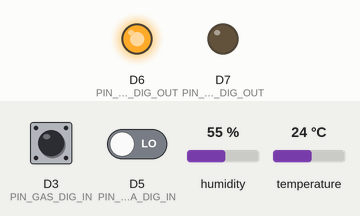
Recording of a sketch running on a simulated ESP8266 (Wemos D1 mini). On the bench: output pins drawn as LEDs (lit = HIGH). The test bench sets the inputs (shaded band); at power-on: temperature 24 °C, humidity 55 %, D3 (PIN_GAS_DIG_IN) HIGH, D5 (PIN_CHAMA_DIG_IN) LOW. WiFi joins after 1.5 s; servers stay silent unless stated; uploads are accepted with an empty reply; what the sketch prints to the serial monitor is not drawn.

Above: at 2.7 s.
2.8 s: temperature set to 39.5 °C
5.1 s: temperature set to 40.6 °C
At 7.6 s:
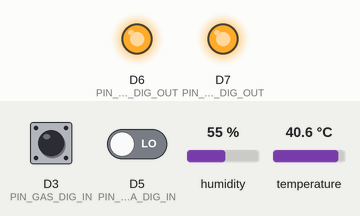
7.9 s: humidity set to 58 %
10.0 s: humidity set to 61 %
At 12.5 s:
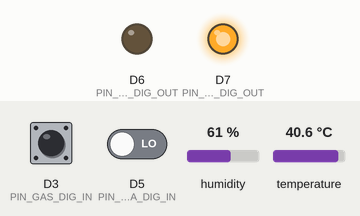
15.2 s: humidity set to 22 %
At 17.3 s:
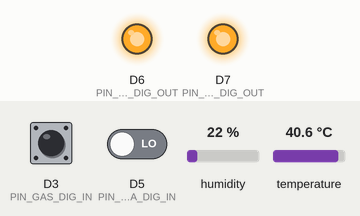
Timing chart, 0 to 18.7 s (numbered marks = the images above; inputs shaded):
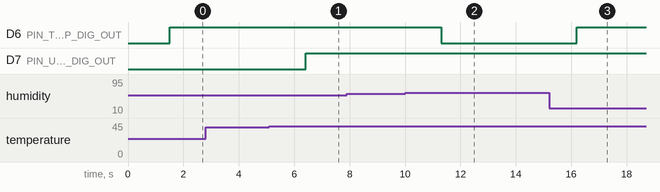

Measured:
- the behaviour switches between 40 and 40.1 °C on temperature (found by bisection; images 0 and 1)
- the behaviour switches between 59 and 60 % on humidity (found by bisection; images 1 and 2)
- after the input at 2.8 s, every drawn part: stays the same
- after the input at 5.1 s, D7 (PIN_UMID_DIG_OUT): LOW → HIGH after 1.3 s
- after the input at 7.9 s, every drawn part: stays the same
- after the input at 10.0 s, D6 (PIN_TEMP_DIG_OUT): HIGH → LOW after 1.3 s
- after the input at 15.2 s, D6 (PIN_TEMP_DIG_OUT): LOW → HIGH after 1.0 s

The sketch:

compilado_wifi_sensores.ino
```cpp
#include "DHT.h"

// definição dos limites dos parâmetros
#define MIN_UMID 60
#define MAX_TEMP 40

// sensor de temperatura e umidade (dht)
#define PIN_TEMP_UMID_ANAG_IN D2
#define PIN_TEMP_DIG_OUT D6
#define PIN_UMID_DIG_OUT D7

DHT dht(PIN_TEMP_UMID_ANAG_IN, DHT22);
int umid_ok = 1;
int temp_ok = 1;

// semsor de gas
#define PIN_GAS_DIG_IN D3
int tem_gas = 0;

// sensor de chama
#define PIN_CHAMA_DIG_IN D5
int tem_chama = 0;


/*
SALAMAKER
Acessando uma página web na rede WiFi com D1 - Wemos - ESP8266 */

#include <ESP8266WiFi.h>
#include <ESP8266HTTPClient.h>
#include <ESP8266WebServer.h>
#include <WiFiClient.h>

#include <WiFiClientSecureBearSSL.h>


/* Configuração de rede e senha */
// const char *rede = "FONSECA";  // coloque aqui o SSID / nome da rede WI-FI que deseja se conectar
// const char *senha = "VIPDOCTOR33";  // coloque aqui a senha da rede WI-FI que deseja se conectar
const char *rede = "ArthurWiFi";  // coloque aqui o SSID / nome da rede WI-FI que deseja se conectar
const char *senha = "12345678";  // coloque aqui a senha da rede WI-FI que deseja se conectar

ESP8266WebServer server(80); //Objeto "servidor" na porta 80(porta HTTP)

int sensorChama() {
  tem_chama = digitalRead(PIN_CHAMA_DIG_IN);

  return tem_chama;
}

// Faz a leitura do sensor de gas, compara esse valor com o parâmetro mínimo definido "MIN_GAS" e altera o led de acordo para indicar se têm gás ou não
int sensorGas() {
  tem_gas = digitalRead(PIN_GAS_DIG_IN);

  return tem_gas;
}

void paginaInicial()
{

  String dados = "<p>HELLO WORLD</p><h1>TESTE H1</h1>";

  server.send(200, "text/html", dados); //Retorna resposta HTTP
  // server.send(200, "text/plain", dados); //Retorna resposta HTTP
}

void setup()
{
  // sensor de cham,a
  pinMode(PIN_CHAMA_DIG_IN, INPUT);

  // sensor de gás
  pinMode(PIN_GAS_DIG_IN, INPUT);

  // sensor temperatura e umidade
  dht.begin();
  pinMode(PIN_TEMP_DIG_OUT, OUTPUT);
  pinMode(PIN_UMID_DIG_OUT, OUTPUT);

/////////////////////////////////////////////////////////////////////////////
  // Conexao WiFi
  Serial.begin(115200); // printa na tela

  Serial.println();
  Serial.print("Conectando a ");
  Serial.println(rede);

  WiFi.begin(rede, senha);// Inicia a WiFi com com o nome da rede e senha

  while (WiFi.status() != WL_CONNECTED) //Aguarda a conexao
  {
    Serial.print("Estabelecendo conexão com ");
    Serial.println(WiFi.SSID()); //Imprime o nome da rede
     delay(500);
  }
  Serial.print("Conectado a rede! Endereco IP ESP -> ");
  Serial.println(WiFi.localIP()); //Imprime o IP local do ESP


  /* Cria a associacao entre endereço HTML as funções que serão utilizadas */
  server.on("/", paginaInicial);

  server.begin(); //Inicia o servidor
}

void loop()
{
  sensorChama();
  sensorGas();

  int tem_fogo = tem_gas || tem_chama;

  Serial.print("\n------------------------\n");

  Serial.print("\nTem fogo ? : ");
  Serial.print(tem_chama);
  Serial.print("\nTem gas ? : ");
  Serial.print(tem_gas);
  Serial.print("\nTem chama ? : ");
  Serial.print(tem_fogo);

  digitalWrite(PIN_CHAMA_DIG_IN, tem_chama);
  digitalWrite(PIN_GAS_DIG_IN, tem_gas);

  Serial.print("\n------------------------\n");

  float valor_temperatura; //Temperatura
  float valor_umidade; // Umidade
  valor_umidade = dht.readHumidity();
  valor_temperatura = dht.readTemperature();

  umid_ok = (valor_umidade >= MIN_UMID);
  temp_ok = (valor_temperatura <= MAX_TEMP);

  digitalWrite(PIN_TEMP_DIG_OUT, !umid_ok);
  digitalWrite(PIN_UMID_DIG_OUT, !temp_ok);

  Serial.println("umi: ");
  Serial.println(valor_umidade);
  Serial.println("temp: ");
  Serial.println(valor_temperatura);
  Serial.print("umid_ok ? : ");
  Serial.println(umid_ok);
  Serial.print("temp_ok ? : ");
  Serial.println(temp_ok);

  /////////////////////////////////////////////////////////////

  Serial.println("HELLO WORLD FROM WEMOS D1");

  char rx_ch = Serial.read();
  Serial.print("RX: ");
  Serial.println(rx_ch);

  //Analise das solicitacoes via web
  server.handleClient();

  if (WiFi.status() == WL_CONNECTED) { //Check WiFi connection status

    HTTPClient https;

    std::unique_ptr<BearSSL::WiFiClientSecure>client(new BearSSL::WiFiClientSecure);

    client->setInsecure();

    char *url = "https://api.tago.io/data";

    if (https.begin(*client, url)) {
        String httpRequestData = "";
        httpRequestData.concat("[{ \"variable\": \"temperatura\", \"value\": \"");
        httpRequestData.concat(valor_temperatura);
        httpRequestData.concat("\", \"unit\": \"C\"}");

        httpRequestData.concat(", { \"variable\": \"umidade\", \"value\": \"");
        httpRequestData.concat(valor_umidade);
        httpRequestData.concat("\", \"unit\": \"%\"}]");

        Serial.print("httpRequestData ");
        Serial.println(httpRequestData);

        https.addHeader("Content-Type", "application/json");
        // https.addHeader("data-raw", httpRequestData);
        https.addHeader("Authorization", "4bb77716-ed20-48e8-9824-f4fdf667cba4");
        Serial.print("[HTTPS] POST...\n");
        // start connection and send HTTP header

        // Ignore SSL certificate validation
        client->setInsecure();


        int httpCode = https.POST(httpRequestData);

        Serial.print("httpCode");
        Serial.println(httpCode);

      if (httpCode > 0) {
        // HTTP header has been send and Server response header has been handled
        Serial.printf("[HTTPS] POST... code: %d\n", httpCode);
        // file found at server
        if (httpCode == HTTP_CODE_OK || httpCode == HTTP_CODE_MOVED_PERMANENTLY) {
          String payload = https.getString();
          Serial.println(payload);
        }
      } else {
        Serial.printf("[HTTPS] POST... failed, error: %s\n", https.errorToString(httpCode).c_str());
      }

      https.end();
    } else {
      Serial.printf("[HTTPS] Unable to connect\n");
    }


    https.end();  //Close connection

  } else {

    Serial.println("Error in WiFi connection");

  }

  delay(1000);
}
```
